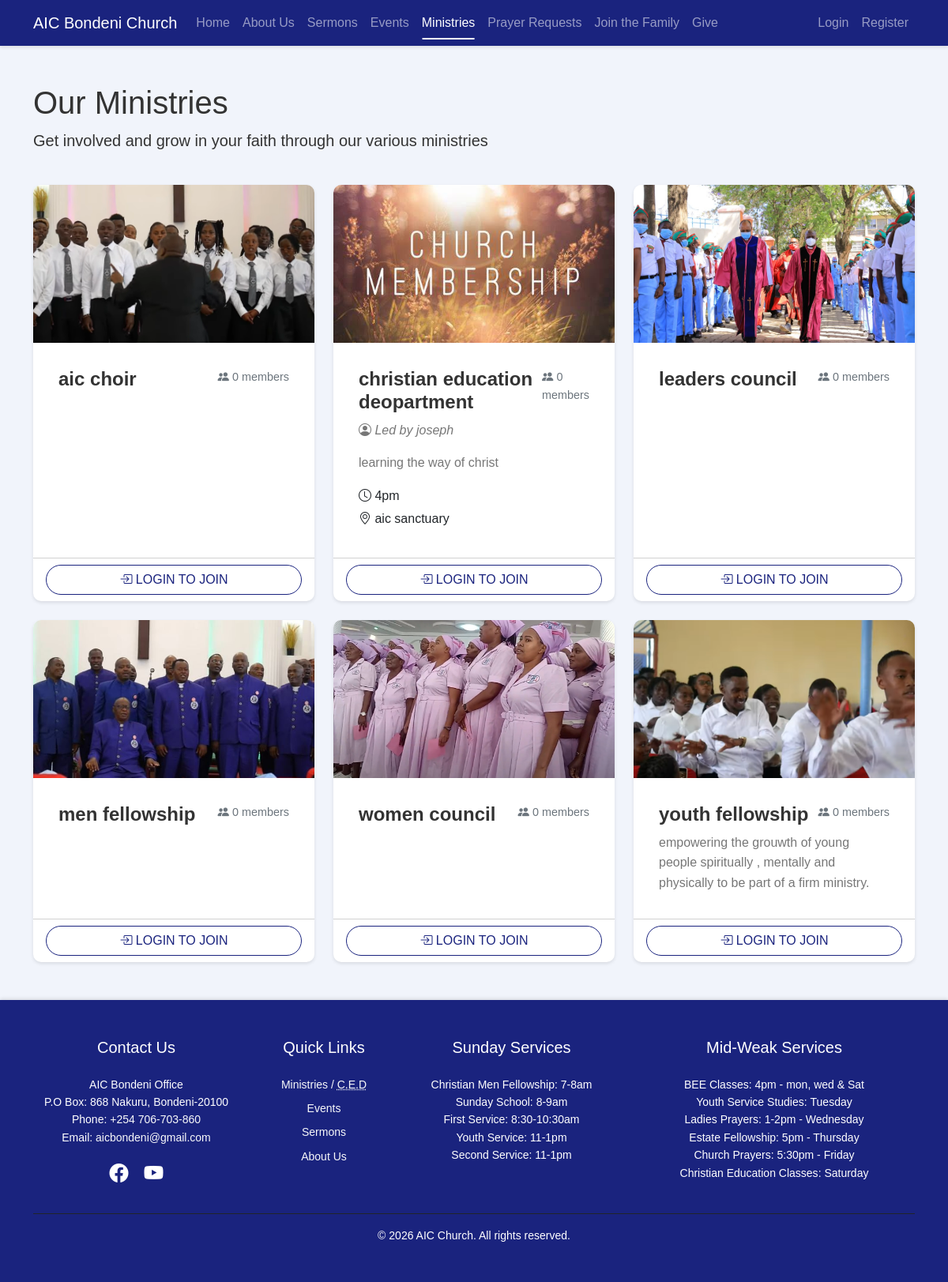
Page /ministries.php on the committed database.
### tables this page shows
CREATE TABLE `ministries` (
  `id` int(11) NOT NULL,
  `name` varchar(100) NOT NULL,
  `description` text DEFAULT NULL,
  `leader` varchar(100) DEFAULT NULL,
  `meeting_time` varchar(100) DEFAULT NULL,
  `location` varchar(255) DEFAULT NULL,
  `image_url` varchar(255) DEFAULT NULL,
  `is_active` tinyint(1) DEFAULT 1,
  `created_at` timestamp NOT NULL DEFAULT current_timestamp()
);

### includes/auth.php (called while the page is built, shortened)
<?php
function is_logged_in() {
    return isset($_SESSION['user_id']);
}
?>

### ministries.php (the view, shortened to what this page needs)
<?php
require_once 'includes/auth.php';
$stmt = $conn->prepare("SELECT m.*,
    (SELECT COUNT(*) FROM ministry_members WHERE ministry_id = m.id) as member_count,
    (SELECT COUNT(*) FROM ministry_members WHERE ministry_id = m.id AND user_id = ?) as is_member
    FROM ministries m WHERE m.is_active = 1 ORDER BY m.name");
$user_id = is_logged_in() ? $_SESSION['user_id'] : 0;
$stmt->bind_param("i", $user_id);
$stmt->execute();
$ministries = $stmt->get_result();
?>
<!DOCTYPE html>
<html lang="en">
<head>
    <link href="https://cdn.jsdelivr.net/npm/bootstrap@5.3.0/dist/css/bootstrap.min.css" rel="stylesheet">
    <link rel="stylesheet" href="https://cdn.jsdelivr.net/npm/bootstrap-icons@1.7.2/font/bootstrap-icons.css">
    <link rel="stylesheet" href="assets/css/style.css">
</head>
<body>
    <?php include 'includes/navbar.php'; ?>
    <div class="container py-5">
        <div class="row mb-4">
            <div class="col-md-8">
                <h1>Our Ministries</h1>
                <p class="lead">Get involved and grow in your faith through our various ministries</p>
            </div>
        </div>
        <div class="row g-4">
            <?php
            if ($ministries->num_rows > 0) {
                while ($ministry = $ministries->fetch_assoc()) {
                    ?>
                    <div class="col-md-6 col-lg-4">
                        <div class="card ministry-card">
                            <img src="<?php echo !empty($ministry['image_url']) ? htmlspecialchars($ministry['image_url']) : 'assets/images/ministry-placeholder.jpg'; ?>"
                                 class="card-img-top ministry-image" alt="<?php echo htmlspecialchars($ministry['name']); ?>">
                            <div class="card-body">
                                <div class="d-flex justify-content-between align-items-start mb-2">
                                    <h5 class="card-title mb-0"><?php echo htmlspecialchars($ministry['name']); ?></h5>
                                    <span class="member-count">
                                        <i class="bi bi-people-fill"></i> <?php echo $ministry['member_count']; ?> members
                                    </span>
                                </div>
                                <?php if (!empty($ministry['leader'])): ?>
                                    <p class="card-text ministry-leader">
                                        <i class="bi bi-person-circle"></i> Led by <?php echo htmlspecialchars($ministry['leader']); ?>
                                    </p>
                                <?php endif; ?>
                                <p class="card-text"><?php echo nl2br(htmlspecialchars($ministry['description'])); ?></p>
                                <?php if (!empty($ministry['meeting_time']) || !empty($ministry['location'])): ?>
                                    <div class="mt-3">
                                        <?php if (!empty($ministry['meeting_time'])): ?>
                                            <p class="mb-1">
                                                <i class="bi bi-clock"></i> <?php echo htmlspecialchars($ministry['meeting_time']); ?>
                                            </p>
                                        <?php endif; ?>
                                        <?php if (!empty($ministry['location'])): ?>
                                            <p class="mb-1">
                                                <i class="bi bi-geo-alt"></i> <?php echo htmlspecialchars($ministry['location']); ?>
                                            </p>
                                        <?php endif; ?>
                                    </div>
                                <?php endif; ?>
                            </div>
                            <div class="card-footer bg-transparent">
                                <?php if (is_logged_in()): ?>
                                    <?php if ($ministry['is_member']): ?>
                                        <button class="btn btn-leave-ministry w-100 ministry-action"
                                                data-ministry-id="<?php echo $ministry['id']; ?>"
                                                data-action="leave">
                                            <i class="bi bi-box-arrow-right"></i> Leave Ministry
                                        </button>
                                    <?php else: ?>
                                        <button class="btn btn-primary w-100 ministry-action"
                                                data-ministry-id="<?php echo $ministry['id']; ?>"
                                                data-action="join">
                                            <i class="bi bi-plus-circle"></i> Join Ministry
                                        </button>
                                    <?php endif; ?>
                                <?php else: ?>
                                    <a href="login.php" class="btn btn-outline-primary w-100">
                                        <i class="bi bi-box-arrow-in-right"></i> Login to Join
                                    </a>
                                <?php endif; ?>
                            </div>
                        </div>
                    </div>
                    <?php
                }
            }
            ?>
        </div>
    </div>
    <?php include 'includes/footer.php'; ?>
</body>
</html>

### rows in the picture
ministries: image_url (picture), name "aic choir", member_count "0"
ministries: image_url (picture), name "christian education deopartment", member_count "0", leader "joseph", description "learning the way of christ", meeting_time "4pm", location "aic sanctuary"
ministries: image_url (picture), name "leaders council", member_count "0"
ministries: image_url (picture), name "men fellowship", member_count "0"
ministries: image_url (picture), name "women council", member_count "0"
ministries: image_url (picture), name "youth fellowship", member_count "0", description "empowering the grouwth of young people spiritually , mentally and physically to be part of a firm ministry."
